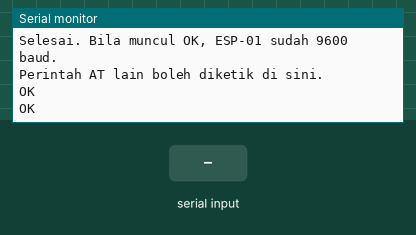
Bench run of a sketch on a simulated Arduino Uno, built with avr-gcc and run on an emulated ATmega328P. Shown: the last lines printed to the serial monitor. The test bench sets the inputs (shaded band). The modem accepts every AT command (registered, SIM ready, sends succeed) and sends nothing else.

Above: at 2.9 s.
3.0 s: "1" received over the second serial link
At 4.2 s:
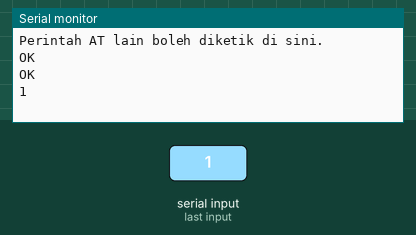
4.5 s: "0" received over the second serial link
At 5.3 s:
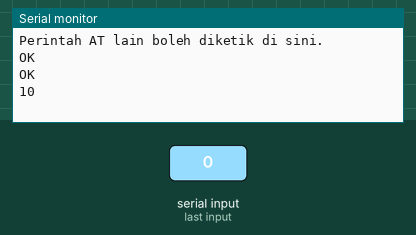

The sketch:

atur_baud_esp01.ino
```cpp
/*
  ATUR KECEPATAN ESP-01 KE 9600 BAUD (cukup dijalankan satu kali)
  ------------------------------------------------------------
  ESP-01 biasanya bawaan pabrik 115200 baud, terlalu cepat untuk
  SoftwareSerial. Program ini mengirim AT+UART_DEF agar ESP-01 tersimpan
  pada 9600 baud. Rangkaian sama dengan BIMA versi 2 (TX ESP ke A0,
  RX ESP ke A1). Buka Serial Monitor 9600 baud, akhiran "Both NL & CR".
*/
#include <SoftwareSerial.h>

SoftwareSerial esp(A0, A1);   // RX, TX

void setup() {
  Serial.begin(9600);
  esp.begin(115200);                       // kecepatan bawaan ESP-01
  delay(1000);
  esp.println(F("AT+UART_DEF=9600,8,1,0,0"));
  delay(500);
  esp.begin(9600);                         // mulai sekarang 9600 baud
  delay(200);
  esp.println(F("AT"));                    // harus dibalas OK
  Serial.println(F("Selesai. Bila muncul OK, ESP-01 sudah 9600 baud."));
  Serial.println(F("Perintah AT lain boleh diketik di sini."));
}

void loop() {                              // penerus Serial Monitor <-> ESP
  if (esp.available()) Serial.write(esp.read());
  if (Serial.available()) esp.write(Serial.read());
}
```

Measured:
- after the input at 3.0 s, the serial monitor: prints a new line at once (image 1)
- after the input at 4.5 s, the serial monitor: prints a new line at once (image 2)
